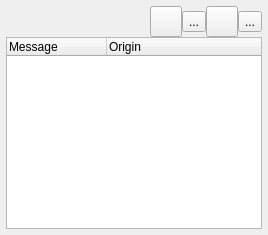
  <widget class="QDockWidget" name="logDockWidget">
   <property name="windowIcon">
    <iconset resource="../icons.qrc">
     <normaloff>:/glmixer/icons/glmixer.png</normaloff>:/glmixer/icons/glmixer.png</iconset>
   </property>
   <property name="toolTip">
    <string>Execution logs </string>
   </property>
   <property name="floating">
    <bool>true</bool>
   </property>
   <property name="features">
    <set>QDockWidget::AllDockWidgetFeatures</set>
   </property>
   <property name="allowedAreas">
    <set>Qt::BottomDockWidgetArea|Qt::TopDockWidgetArea</set>
   </property>
   <property name="windowTitle">
    <string>&amp;Logs</string>
   </property>
   <attribute name="dockWidgetArea">
    <number>4</number>
   </attribute>
   <widget class="QWidget" name="dockWidgetContents">
    <layout class="QVBoxLayout" name="verticalLayout_12">
     <property name="spacing">
      <number>0</number>
     </property>
     <property name="leftMargin">
      <number>6</number>
     </property>
     <property name="topMargin">
      <number>6</number>
     </property>
     <property name="rightMargin">
      <number>6</number>
     </property>
     <property name="bottomMargin">
      <number>6</number>
     </property>
     <item>
      <layout class="QHBoxLayout" name="horizontalLayout_16">
       <property name="spacing">
        <number>0</number>
       </property>
       <item>
        <spacer name="horizontalSpacer_2">
         <property name="orientation">
          <enum>Qt::Horizontal</enum>
         </property>
         <property name="sizeHint" stdset="0">
          <size>
           <width>40</width>
           <height>20</height>
          </size>
         </property>
        </spacer>
       </item>
       <item>
        <widget class="QToolButton" name="saveLogsToFile">
         <property name="toolTip">
          <string>Save Logs to file</string>
         </property>
         <property name="text">
          <string/>
         </property>
         <property name="icon">
          <iconset resource="../icons.qrc">
           <normaloff>:/glmixer/icons/textsave.png</normaloff>:/glmixer/icons/textsave.png</iconset>
         </property>
         <property name="iconSize">
          <size>
           <width>24</width>
           <height>24</height>
          </size>
         </property>
        </widget>
       </item>
       <item>
        <widget class="QToolButton" name="openLogsFolder">
         <property name="toolTip">
          <string>Show location of temporary log files in the system.</string>
         </property>
         <property name="text">
          <string>...</string>
         </property>
         <property name="icon">
          <iconset resource="../icons.qrc">
           <normaloff>:/glmixer/icons/textopen.png</normaloff>:/glmixer/icons/textopen.png</iconset>
         </property>
         <property name="iconSize">
          <size>
           <width>24</width>
           <height>24</height>
          </size>
         </property>
        </widget>
       </item>
       <item>
        <widget class="QToolButton" name="copyLogsToClipboard">
         <property name="toolTip">
          <string>Copy to clipboard</string>
         </property>
         <property name="icon">
          <iconset resource="../icons.qrc">
           <normaloff>:/glmixer/icons/textcopy.png</normaloff>:/glmixer/icons/textcopy.png</iconset>
         </property>
         <property name="iconSize">
          <size>
           <width>24</width>
           <height>24</height>
          </size>
         </property>
        </widget>
       </item>
       <item>
        <widget class="QToolButton" name="toolButtonClearLogs">
         <property name="toolTip">
          <string>Clear</string>
         </property>
         <property name="text">
          <string>...</string>
         </property>
         <property name="icon">
          <iconset resource="../icons.qrc">
           <normaloff>:/glmixer/icons/clean.png</normaloff>:/glmixer/icons/clean.png</iconset>
         </property>
         <property name="iconSize">
          <size>
           <width>24</width>
           <height>24</height>
          </size>
         </property>
        </widget>
       </item>
      </layout>
     </item>
     <item>
      <widget class="QTreeWidget" name="logTexts">
       <property name="toolTip">
        <string>Logs of GLMixer events.</string>
       </property>
       <property name="editTriggers">
        <set>QAbstractItemView::NoEditTriggers</set>
       </property>
       <property name="showDropIndicator" stdset="0">
        <bool>false</bool>
       </property>
       <property name="alternatingRowColors">
        <bool>true</bool>
       </property>
       <property name="selectionMode">
        <enum>QAbstractItemView::NoSelection</enum>
       </property>
       <property name="textElideMode">
        <enum>Qt::ElideMiddle</enum>
       </property>
       <property name="rootIsDecorated">
        <bool>false</bool>
       </property>
       <property name="uniformRowHeights">
        <bool>true</bool>
       </property>
       <property name="itemsExpandable">
        <bool>false</bool>
       </property>
       <property name="wordWrap">
        <bool>true</bool>
       </property>
       <property name="headerHidden">
        <bool>false</bool>
       </property>
       <property name="expandsOnDoubleClick">
        <bool>false</bool>
       </property>
       <attribute name="headerVisible">
        <bool>true</bool>
       </attribute>
       <column>
        <property name="text">
         <string>Message</string>
        </property>
        <property name="toolTip">
         <string notr="true"/>
        </property>
        <property name="statusTip">
         <string notr="true"/>
        </property>
       </column>
       <column>
        <property name="text">
         <string>Origin</string>
        </property>
        <property name="toolTip">
         <string notr="true"/>
        </property>
        <property name="statusTip">
         <string notr="true"/>
        </property>
       </column>
      </widget>
     </item>
    </layout>
   </widget>
  </widget>
